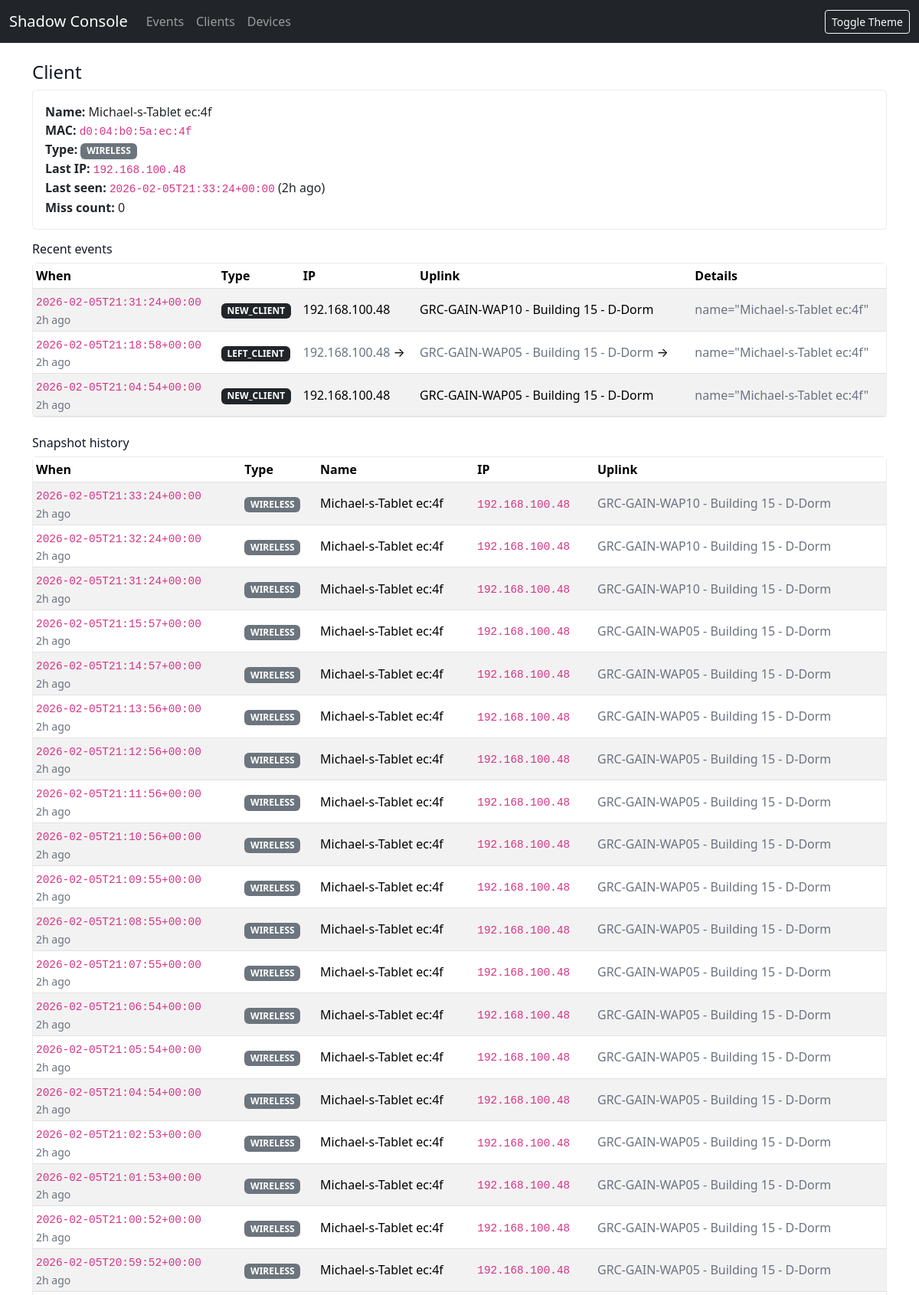
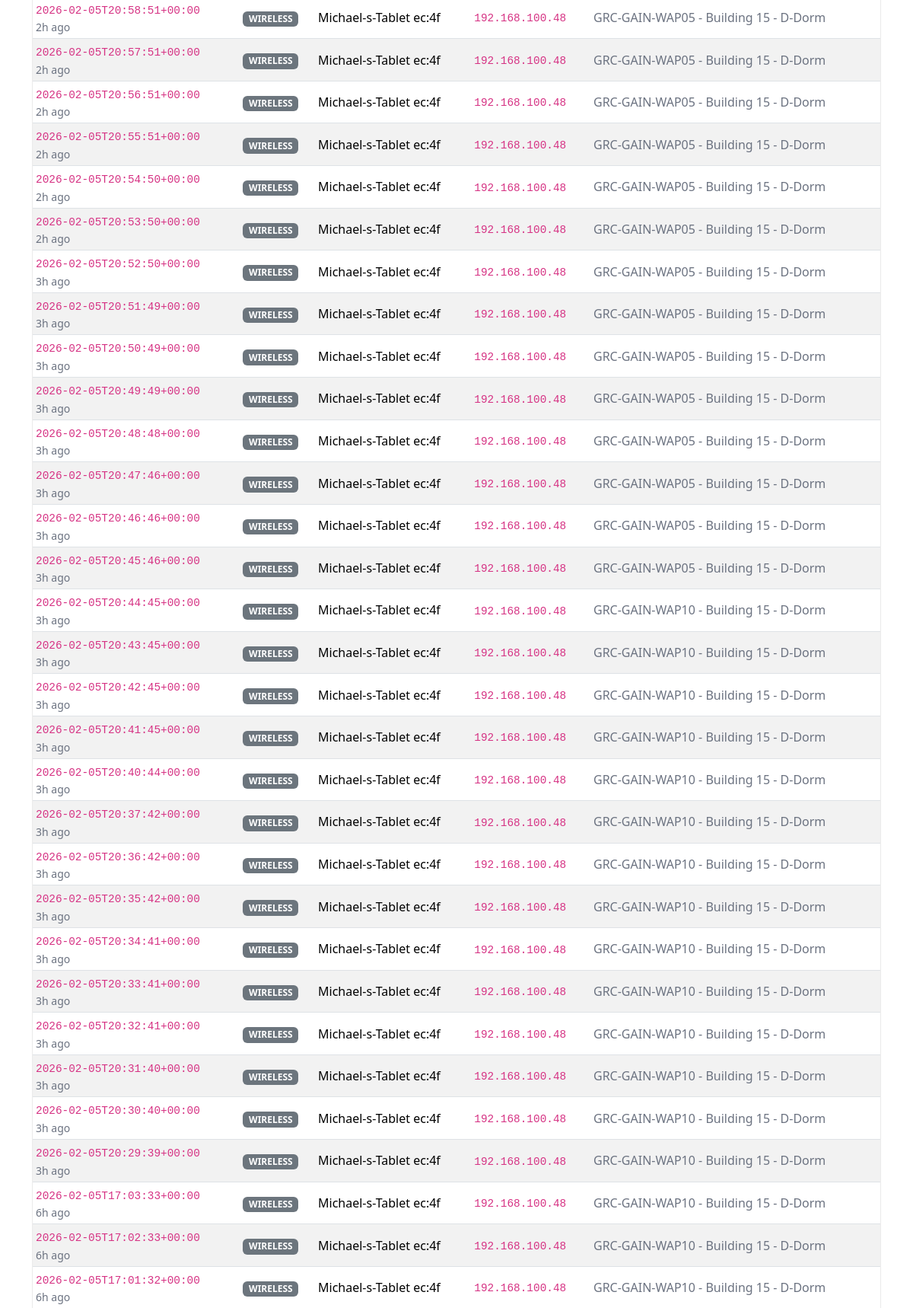
The app's page /clients/02ebe74a-9386-3d80-938f-889ce0b9503d (upper part) with its own data (2 pictures, top to bottom).
### tables this page shows
CREATE TABLE client_state (
            client_id TEXT PRIMARY KEY,
            last_seen_ts TEXT,
            miss_count INTEGER NOT NULL DEFAULT 0,
            last_type TEXT,
            last_name TEXT,
            last_ip TEXT,
            last_mac TEXT,
            last_uplink TEXT
        , pending_ip TEXT);

CREATE TABLE events (
            ts TEXT NOT NULL,
            site_id TEXT NOT NULL,
            event_type TEXT NOT NULL,
            client_id TEXT,
            mac TEXT,
            ip_old TEXT,
            ip_new TEXT,
            uplink_old TEXT,
            uplink_new TEXT,
            details TEXT
        );

### web/app.py (the view)
    @app.route("/clients/<client_id>")
    def client_detail(client_id: str):
        state = q1(
            """
            SELECT client_id, last_seen_ts, miss_count, last_type, last_name, last_ip, last_mac, last_uplink
            FROM client_state
            WHERE client_id = ?;
            """,
            (client_id,),
        )
        if not state:
            abort(404)
        ev = q(
            """
            SELECT rowid, ts, event_type, mac, ip_old, ip_new, uplink_old, uplink_new, details
            FROM events
            WHERE client_id = ?
            ORDER BY rowid DESC
            LIMIT 200;
            """,
            (client_id,),
        )
        hist = q(
            """
            SELECT ts, type, name, ip, mac, uplink_device_name
            FROM client_snapshot
            WHERE client_id = ?
            ORDER BY ts DESC
            LIMIT 200;
            """,
            (client_id,),
        )
        return render_template("client_detail.html", state=state, events=ev, history=hist)

### web/templates/client_detail.html (shortened to what this page needs)
{% extends "base.html" %}
{% block content %}
<h1 class="h4">Client</h1>
<div class="card mb-3">
  <div class="card-body">
    <div><strong>Name:</strong> {{ state["last_name"] }}</div>
    <div><strong>MAC:</strong> <code>{{ state["last_mac"] }}</code></div>
    <div><strong>Type:</strong> <span class="badge bg-secondary">{{ state["last_type"] }}</span></div>
    <div><strong>Last IP:</strong> <code>{{ state["last_ip"] }}</code></div>
    <div><strong>Last seen:</strong> <code>{{ state["last_seen_ts"] }}</code> ({{ state["last_seen_ts"]|age }} ago)</div>
    <div><strong>Miss count:</strong> {{ state["miss_count"] }}</div>
  </div>
</div>
<h2 class="h6">Recent events</h2>
<div class="card mb-4">
  <div class="table-responsive">
    <table class="table table-sm table-striped mb-0">
      <thead>
        <tr>
          <th>When</th><th>Type</th><th>IP</th><th>Uplink</th><th>Details</th>
        </tr>
      </thead>
      <tbody>
        {% for e in events %}
        <tr>
          <td><code>{{ e["ts"] }}</code><div class="small text-muted">{{ e["ts"]|age }} ago</div></td>
          <td><span class="badge bg-dark">{{ e["event_type"] }}</span></td>
          <td>
            {% if e["ip_old"] %}<span class="text-muted">{{ e["ip_old"] }}</span> → {% endif %}
            {% if e["ip_new"] %}<span>{{ e["ip_new"] }}</span>{% endif %}
          </td>
          <td>
            {% if e["uplink_old"] %}<span class="text-muted">{{ e["uplink_old"] }}</span> → {% endif %}
            {% if e["uplink_new"] %}<span>{{ e["uplink_new"] }}</span>{% endif %}
          </td>
          <td class="text-muted">{{ e["details"] }}</td>
        </tr>
        {% endfor %}
      </tbody>
    </table>
  </div>
</div>
<h2 class="h6">Snapshot history</h2>
<div class="card">
  <div class="table-responsive">
    <table class="table table-sm table-striped mb-0">
      <thead>
        <tr><th>When</th><th>Type</th><th>Name</th><th>IP</th><th>Uplink</th></tr>
      </thead>
      <tbody>
        {% for h in history %}
        <tr>
          <td><code>{{ h["ts"] }}</code><div class="small text-muted">{{ h["ts"]|age }} ago</div></td>
          <td><span class="badge bg-secondary">{{ h["type"] }}</span></td>
          <td>{{ h["name"] }}</td>
          <td><code>{{ h["ip"] }}</code></td>
          <td class="text-muted">{{ h["uplink_device_name"] }}</td>
        </tr>
        {% endfor %}
      </tbody>
    </table>
  </div>
</div>
{% endblock %}

### web/static/style.css (style rules this page uses)
:root[data-theme="light"] { color-scheme: light; }
body { background: var(--sc-bg, #ffffff); color: var(--sc-text, #111827); }
:root[data-theme="light"] { --sc-bg: #ffffff; --sc-text: #111827; --sc-card: #ffffff; --sc-border: rgba(0,0,0,0.08); --sc-muted: #6b7280; }
.card { background: var(--sc-card); border-color: var(--sc-border); }
.text-muted { color: var(--sc-muted) !important; }
code { font-size: 0.9em; }
.table td { vertical-align: middle; }

### records on screen
client_state: last_name "Michael-s-Tablet ec:4f", last_mac "d0:04:b0:5a:ec:4f", last_type "WIRELESS", last_ip "192.168.100.48", last_seen_ts "2026-02-05T21:33:24+00:00", last_seen_ts|age "2h", miss_count "0"
events: ts "2026-02-05T21:31:24+00:00", ts|age "2h", event_type "NEW_CLIENT", ip_new "192.168.100.48", uplink_new "GRC-GAIN-WAP10 - Building 15 - D-Dorm", details "name=\"Michael-s-Tablet ec:4f\""
events: ts "2026-02-05T21:18:58+00:00", ts|age "2h", event_type "LEFT_CLIENT", ip_old "192.168.100.48", uplink_old "GRC-GAIN-WAP05 - Building 15 - D-Dorm", details "name=\"Michael-s-Tablet ec:4f\""
events: ts "2026-02-05T21:04:54+00:00", ts|age "2h", event_type "NEW_CLIENT", ip_new "192.168.100.48", uplink_new "GRC-GAIN-WAP05 - Building 15 - D-Dorm", details "name=\"Michael-s-Tablet ec:4f\""

### other values on screen
{{ h["ts"] }} "2026-02-05T21:33:24+00:00" "2026-02-05T21:32:24+00:00" "2026-02-05T21:31:24+00:00" "2026-02-05T21:15:57+00:00" "2026-02-05T21:14:57+00:00" "2026-02-05T21:13:56+00:00" "2026-02-05T21:12:56+00:00" "2026-02-05T21:11:56+00:00" "2026-02-05T21:10:56+00:00" "2026-02-05T21:09:55+00:00" "2026-02-05T21:08:55+00:00" "2026-02-05T21:07:55+00:00" "2026-02-05T21:06:54+00:00" "2026-02-05T21:05:54+00:00" "2026-02-05T21:04:54+00:00" "2026-02-05T21:02:53+00:00" "2026-02-05T21:01:53+00:00" "2026-02-05T21:00:52+00:00" "2026-02-05T20:59:52+00:00" "2026-02-05T20:58:51+00:00" "2026-02-05T20:57:51+00:00" "2026-02-05T20:56:51+00:00" "2026-02-05T20:55:51+00:00" "2026-02-05T20:54:50+00:00" "2026-02-05T20:53:50+00:00" "2026-02-05T20:52:50+00:00" "2026-02-05T20:51:49+00:00" "2026-02-05T20:50:49+00:00" "2026-02-05T20:49:49+00:00" "2026-02-05T20:48:48+00:00" "2026-02-05T20:47:46+00:00" "2026-02-05T20:46:46+00:00" "2026-02-05T20:45:46+00:00" "2026-02-05T20:44:45+00:00" "2026-02-05T20:43:45+00:00" "2026-02-05T20:42:45+00:00" "2026-02-05T20:41:45+00:00" "2026-02-05T20:40:44+00:00" "2026-02-05T20:37:42+00:00" "2026-02-05T20:36:42+00:00" "2026-02-05T20:35:42+00:00" "2026-02-05T20:34:41+00:00" "2026-02-05T20:33:41+00:00" "2026-02-05T20:32:41+00:00" "2026-02-05T20:31:40+00:00" "2026-02-05T20:30:40+00:00" "2026-02-05T20:29:39+00:00" "2026-02-05T17:03:33+00:00" "2026-02-05T17:02:33+00:00" "2026-02-05T17:01:32+00:00"
{{ h["ts"]|age }} "2h" "2h" "2h" "2h" "2h" "2h" "2h" "2h" "2h" "2h" "2h" "2h" "2h" "2h" "2h" "2h" "2h" "2h" "2h" "2h" "2h" "2h" "2h" "2h" "2h" "3h" "3h" "3h" "3h" "3h" "3h" "3h" "3h" "3h" "3h" "3h" "3h" "3h" "3h" "3h" "3h" "3h" "3h" "3h" "3h" "3h" "3h" "6h" "6h" "6h"
{{ h["type"] }} "WIRELESS" "WIRELESS" "WIRELESS" "WIRELESS" "WIRELESS" "WIRELESS" "WIRELESS" "WIRELESS" "WIRELESS" "WIRELESS" "WIRELESS" "WIRELESS" "WIRELESS" "WIRELESS" "WIRELESS" "WIRELESS" "WIRELESS" "WIRELESS" "WIRELESS" "WIRELESS" "WIRELESS" "WIRELESS" "WIRELESS" "WIRELESS" "WIRELESS" "WIRELESS" "WIRELESS" "WIRELESS" "WIRELESS" "WIRELESS" "WIRELESS" "WIRELESS" "WIRELESS" "WIRELESS" "WIRELESS" "WIRELESS" "WIRELESS" "WIRELESS" "WIRELESS" "WIRELESS" "WIRELESS" "WIRELESS" "WIRELESS" "WIRELESS" "WIRELESS" "WIRELESS" "WIRELESS" "WIRELESS" "WIRELESS" "WIRELESS"
{{ h["name"] }} "Michael-s-Tablet ec:4f" "Michael-s-Tablet ec:4f" "Michael-s-Tablet ec:4f" "Michael-s-Tablet ec:4f" "Michael-s-Tablet ec:4f" "Michael-s-Tablet ec:4f" "Michael-s-Tablet ec:4f" "Michael-s-Tablet ec:4f" "Michael-s-Tablet ec:4f" "Michael-s-Tablet ec:4f" "Michael-s-Tablet ec:4f" "Michael-s-Tablet ec:4f" "Michael-s-Tablet ec:4f" "Michael-s-Tablet ec:4f" "Michael-s-Tablet ec:4f" "Michael-s-Tablet ec:4f" "Michael-s-Tablet ec:4f" "Michael-s-Tablet ec:4f" "Michael-s-Tablet ec:4f" "Michael-s-Tablet ec:4f" "Michael-s-Tablet ec:4f" "Michael-s-Tablet ec:4f" "Michael-s-Tablet ec:4f" "Michael-s-Tablet ec:4f" "Michael-s-Tablet ec:4f" "Michael-s-Tablet ec:4f" "Michael-s-Tablet ec:4f" "Michael-s-Tablet ec:4f" "Michael-s-Tablet ec:4f" "Michael-s-Tablet ec:4f" "Michael-s-Tablet ec:4f" "Michael-s-Tablet ec:4f" "Michael-s-Tablet ec:4f" "Michael-s-Tablet ec:4f" "Michael-s-Tablet ec:4f" "Michael-s-Tablet ec:4f" "Michael-s-Tablet ec:4f" "Michael-s-Tablet ec:4f" "Michael-s-Tablet ec:4f" "Michael-s-Tablet ec:4f" "Michael-s-Tablet ec:4f" "Michael-s-Tablet ec:4f" "Michael-s-Tablet ec:4f" "Michael-s-Tablet ec:4f" "Michael-s-Tablet ec:4f" "Michael-s-Tablet ec:4f" "Michael-s-Tablet ec:4f" "Michael-s-Tablet ec:4f" "Michael-s-Tablet ec:4f" "Michael-s-Tablet ec:4f"
{{ h["ip"] }} "192.168.100.48" "192.168.100.48" "192.168.100.48" "192.168.100.48" "192.168.100.48" "192.168.100.48" "192.168.100.48" "192.168.100.48" "192.168.100.48" "192.168.100.48" "192.168.100.48" "192.168.100.48" "192.168.100.48" "192.168.100.48" "192.168.100.48" "192.168.100.48" "192.168.100.48" "192.168.100.48" "192.168.100.48" "192.168.100.48" "192.168.100.48" "192.168.100.48" "192.168.100.48" "192.168.100.48" "192.168.100.48" "192.168.100.48" "192.168.100.48" "192.168.100.48" "192.168.100.48" "192.168.100.48" "192.168.100.48" "192.168.100.48" "192.168.100.48" "192.168.100.48" "192.168.100.48" "192.168.100.48" "192.168.100.48" "192.168.100.48" "192.168.100.48" "192.168.100.48" "192.168.100.48" "192.168.100.48" "192.168.100.48" "192.168.100.48" "192.168.100.48" "192.168.100.48" "192.168.100.48" "192.168.100.48" "192.168.100.48" "192.168.100.48"
{{ h["uplink_device_name"] }} "GRC-GAIN-WAP10 - Building 15 - D-Dorm" "GRC-GAIN-WAP10 - Building 15 - D-Dorm" "GRC-GAIN-WAP10 - Building 15 - D-Dorm" "GRC-GAIN-WAP05 - Building 15 - D-Dorm" "GRC-GAIN-WAP05 - Building 15 - D-Dorm" "GRC-GAIN-WAP05 - Building 15 - D-Dorm" "GRC-GAIN-WAP05 - Building 15 - D-Dorm" "GRC-GAIN-WAP05 - Building 15 - D-Dorm" "GRC-GAIN-WAP05 - Building 15 - D-Dorm" "GRC-GAIN-WAP05 - Building 15 - D-Dorm" "GRC-GAIN-WAP05 - Building 15 - D-Dorm" "GRC-GAIN-WAP05 - Building 15 - D-Dorm" "GRC-GAIN-WAP05 - Building 15 - D-Dorm" "GRC-GAIN-WAP05 - Building 15 - D-Dorm" "GRC-GAIN-WAP05 - Building 15 - D-Dorm" "GRC-GAIN-WAP05 - Building 15 - D-Dorm" "GRC-GAIN-WAP05 - Building 15 - D-Dorm" "GRC-GAIN-WAP05 - Building 15 - D-Dorm" "GRC-GAIN-WAP05 - Building 15 - D-Dorm" "GRC-GAIN-WAP05 - Building 15 - D-Dorm" "GRC-GAIN-WAP05 - Building 15 - D-Dorm" "GRC-GAIN-WAP05 - Building 15 - D-Dorm" "GRC-GAIN-WAP05 - Building 15 - D-Dorm" "GRC-GAIN-WAP05 - Building 15 - D-Dorm" "GRC-GAIN-WAP05 - Building 15 - D-Dorm" "GRC-GAIN-WAP05 - Building 15 - D-Dorm" "GRC-GAIN-WAP05 - Building 15 - D-Dorm" "GRC-GAIN-WAP05 - Building 15 - D-Dorm" "GRC-GAIN-WAP05 - Building 15 - D-Dorm" "GRC-GAIN-WAP05 - Building 15 - D-Dorm" "GRC-GAIN-WAP05 - Building 15 - D-Dorm" "GRC-GAIN-WAP05 - Building 15 - D-Dorm" "GRC-GAIN-WAP05 - Building 15 - D-Dorm" "GRC-GAIN-WAP10 - Building 15 - D-Dorm" "GRC-GAIN-WAP10 - Building 15 - D-Dorm" "GRC-GAIN-WAP10 - Building 15 - D-Dorm" "GRC-GAIN-WAP10 - Building 15 - D-Dorm" "GRC-GAIN-WAP10 - Building 15 - D-Dorm" "GRC-GAIN-WAP10 - Building 15 - D-Dorm" "GRC-GAIN-WAP10 - Building 15 - D-Dorm" "GRC-GAIN-WAP10 - Building 15 - D-Dorm" "GRC-GAIN-WAP10 - Building 15 - D-Dorm" "GRC-GAIN-WAP10 - Building 15 - D-Dorm" "GRC-GAIN-WAP10 - Building 15 - D-Dorm" "GRC-GAIN-WAP10 - Building 15 - D-Dorm" "GRC-GAIN-WAP10 - Building 15 - D-Dorm" "GRC-GAIN-WAP10 - Building 15 - D-Dorm" "GRC-GAIN-WAP10 - Building 15 - D-Dorm" "GRC-GAIN-WAP10 - Building 15 - D-Dorm" "GRC-GAIN-WAP10 - Building 15 - D-Dorm"
